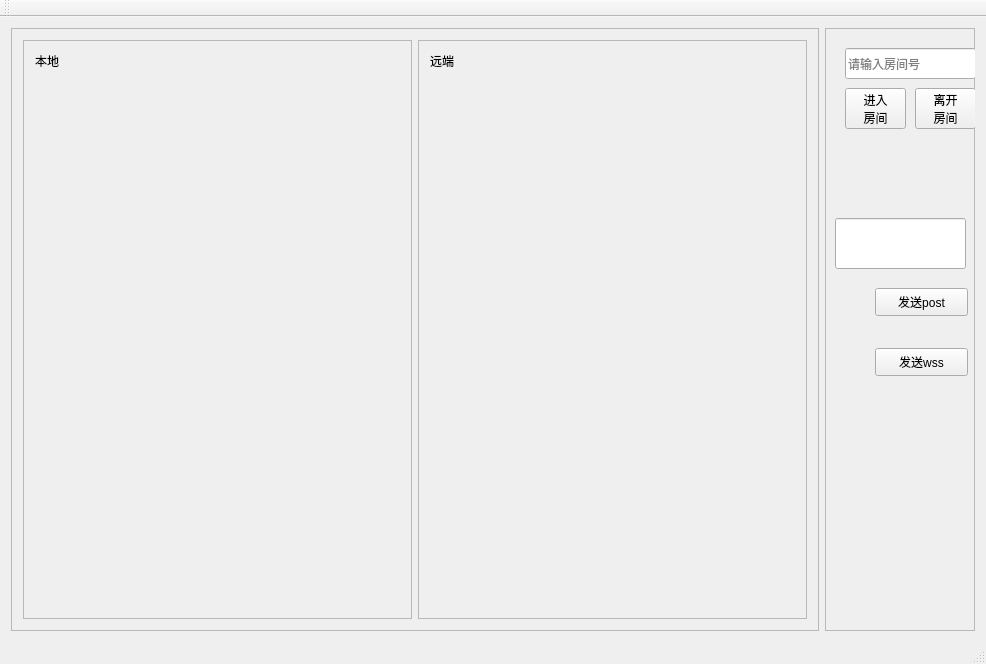
<?xml version="1.0" encoding="UTF-8"?>
<ui version="4.0">
 <class>apprtcwinClass</class>
 <widget class="QMainWindow" name="apprtcwinClass">
  <property name="geometry">
   <rect>
    <x>0</x>
    <y>0</y>
    <width>986</width>
    <height>664</height>
   </rect>
  </property>
  <property name="windowTitle">
   <string>apprtcwin</string>
  </property>
  <widget class="QWidget" name="centralWidget">
   <layout class="QHBoxLayout" name="horizontalLayout">
    <item>
     <widget class="QFrame" name="frame_2">
      <property name="frameShape">
       <enum>QFrame::StyledPanel</enum>
      </property>
      <property name="frameShadow">
       <enum>QFrame::Raised</enum>
      </property>
      <layout class="QHBoxLayout" name="horizontalLayout_2">
       <item>
        <widget class="QFrame" name="frame_3">
         <property name="frameShape">
          <enum>QFrame::StyledPanel</enum>
         </property>
         <property name="frameShadow">
          <enum>QFrame::Raised</enum>
         </property>
         <layout class="QVBoxLayout" name="verticalLayout_2">
          <item>
           <widget class="QLabel" name="label">
            <property name="text">
             <string>本地</string>
            </property>
           </widget>
          </item>
          <item>
           <widget class="MyGlView" name="localView" native="true">
            <property name="sizePolicy">
             <sizepolicy hsizetype="Preferred" vsizetype="Expanding">
              <horstretch>0</horstretch>
              <verstretch>0</verstretch>
             </sizepolicy>
            </property>
           </widget>
          </item>
         </layout>
        </widget>
       </item>
       <item>
        <widget class="QFrame" name="frame_4">
         <property name="frameShape">
          <enum>QFrame::StyledPanel</enum>
         </property>
         <property name="frameShadow">
          <enum>QFrame::Raised</enum>
         </property>
         <layout class="QVBoxLayout" name="verticalLayout">
          <item>
           <widget class="QLabel" name="label_2">
            <property name="text">
             <string>远端</string>
            </property>
           </widget>
          </item>
          <item>
           <widget class="MyGlView" name="remoteView" native="true">
            <property name="sizePolicy">
             <sizepolicy hsizetype="Preferred" vsizetype="Expanding">
              <horstretch>0</horstretch>
              <verstretch>0</verstretch>
             </sizepolicy>
            </property>
           </widget>
          </item>
         </layout>
        </widget>
       </item>
      </layout>
     </widget>
    </item>
    <item>
     <widget class="QFrame" name="frame">
      <property name="maximumSize">
       <size>
        <width>150</width>
        <height>16777215</height>
       </size>
      </property>
      <property name="frameShape">
       <enum>QFrame::StyledPanel</enum>
      </property>
      <property name="frameShadow">
       <enum>QFrame::Raised</enum>
      </property>
      <widget class="QLineEdit" name="roomEdit">
       <property name="geometry">
        <rect>
         <x>20</x>
         <y>20</y>
         <width>131</width>
         <height>31</height>
        </rect>
       </property>
       <property name="text">
        <string/>
       </property>
       <property name="placeholderText">
        <string>请输入房间号</string>
       </property>
      </widget>
      <widget class="QPushButton" name="testBtn">
       <property name="geometry">
        <rect>
         <x>20</x>
         <y>60</y>
         <width>61</width>
         <height>41</height>
        </rect>
       </property>
       <property name="text">
        <string>进入
房间</string>
       </property>
      </widget>
      <widget class="QPushButton" name="testBtn2">
       <property name="geometry">
        <rect>
         <x>90</x>
         <y>60</y>
         <width>61</width>
         <height>41</height>
        </rect>
       </property>
       <property name="text">
        <string>离开
房间</string>
       </property>
      </widget>
      <widget class="QLineEdit" name="msgEdit">
       <property name="geometry">
        <rect>
         <x>10</x>
         <y>190</y>
         <width>131</width>
         <height>51</height>
        </rect>
       </property>
      </widget>
      <widget class="QPushButton" name="testBtn3">
       <property name="geometry">
        <rect>
         <x>50</x>
         <y>260</y>
         <width>93</width>
         <height>28</height>
        </rect>
       </property>
       <property name="text">
        <string>发送post</string>
       </property>
      </widget>
      <widget class="QPushButton" name="testBtn4">
       <property name="geometry">
        <rect>
         <x>50</x>
         <y>320</y>
         <width>93</width>
         <height>28</height>
        </rect>
       </property>
       <property name="text">
        <string>发送wss</string>
       </property>
      </widget>
     </widget>
    </item>
   </layout>
  </widget>
  <widget class="QMenuBar" name="menuBar">
   <property name="geometry">
    <rect>
     <x>0</x>
     <y>0</y>
     <width>986</width>
     <height>26</height>
    </rect>
   </property>
  </widget>
  <widget class="QToolBar" name="mainToolBar">
   <attribute name="toolBarArea">
    <enum>TopToolBarArea</enum>
   </attribute>
   <attribute name="toolBarBreak">
    <bool>false</bool>
   </attribute>
  </widget>
  <widget class="QStatusBar" name="statusBar"/>
 </widget>
 <layoutdefault spacing="6" margin="11"/>
 <customwidgets>
  <customwidget>
   <class>MyGlView</class>
   <extends>QWidget</extends>
   <header>MyGlView.h</header>
   <container>1</container>
  </customwidget>
 </customwidgets>
 <resources>
  <include location="apprtcwin.qrc"/>
 </resources>
 <connections/>
</ui>
